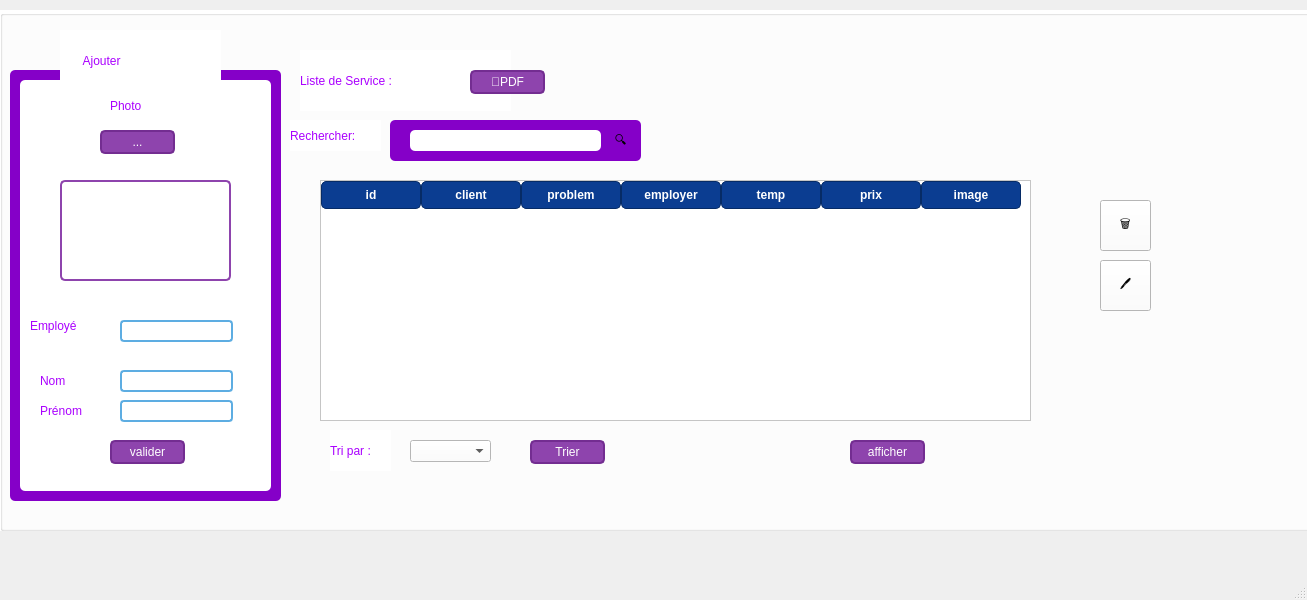
<?xml version="1.0" encoding="UTF-8"?>
<ui version="4.0">
 <class>gestionservice</class>
 <widget class="QMainWindow" name="gestionservice">
  <property name="geometry">
   <rect>
    <x>0</x>
    <y>0</y>
    <width>1307</width>
    <height>600</height>
   </rect>
  </property>
  <property name="windowTitle">
   <string>gestionservice</string>
  </property>
  <widget class="QWidget" name="centralwidget">
   <widget class="QGroupBox" name="groupBox">
    <property name="geometry">
     <rect>
      <x>0</x>
      <y>10</y>
      <width>1321</width>
      <height>521</height>
     </rect>
    </property>
    <property name="styleSheet">
     <string notr="true">background-color: rgb(255, 255, 255);</string>
    </property>
    <property name="title">
     <string/>
    </property>
    <widget class="QComboBox" name="trc">
     <property name="geometry">
      <rect>
       <x>410</x>
       <y>430</y>
       <width>81</width>
       <height>22</height>
      </rect>
     </property>
     <item>
      <property name="text">
       <string/>
      </property>
     </item>
     <item>
      <property name="text">
       <string>A-Z</string>
      </property>
     </item>
     <item>
      <property name="text">
       <string>temp</string>
      </property>
     </item>
     <item>
      <property name="text">
       <string>prix</string>
      </property>
     </item>
    </widget>
    <widget class="QLabel" name="label_2">
     <property name="geometry">
      <rect>
       <x>300</x>
       <y>40</y>
       <width>211</width>
       <height>61</height>
      </rect>
     </property>
     <property name="styleSheet">
      <string notr="true">background-color: rgb(255, 255, 255);
font: 700 16pt &quot;Segoe UI&quot;;
color: rgb(170, 0, 255);</string>
     </property>
     <property name="text">
      <string>Liste de Service :</string>
     </property>
    </widget>
    <widget class="QPushButton" name="pdf">
     <property name="geometry">
      <rect>
       <x>470</x>
       <y>60</y>
       <width>75</width>
       <height>24</height>
      </rect>
     </property>
     <property name="styleSheet">
      <string notr="true">QPushButton {
    background-color: #8e44ad;  /* purple background */
    color: white;               /* white text */
    border: 2px solid #732d91;  /* darker purple border */
    border-radius: 5px;         /* rounded corners */
}
</string>
     </property>
     <property name="text">
      <string>📄PDF</string>
     </property>
    </widget>
    <widget class="QFrame" name="frame_3">
     <property name="geometry">
      <rect>
       <x>390</x>
       <y>110</y>
       <width>251</width>
       <height>41</height>
      </rect>
     </property>
     <property name="styleSheet">
      <string notr="true">background-color: rgb(133, 0, 200);
border-radius: 5px;  </string>
     </property>
     <property name="frameShape">
      <enum>QFrame::Shape::StyledPanel</enum>
     </property>
     <property name="frameShadow">
      <enum>QFrame::Shadow::Raised</enum>
     </property>
     <widget class="QLineEdit" name="rel">
      <property name="geometry">
       <rect>
        <x>20</x>
        <y>10</y>
        <width>191</width>
        <height>21</height>
       </rect>
      </property>
      <property name="toolTip">
       <string>&lt;html&gt;&lt;head/&gt;&lt;body&gt;&lt;p&gt;rel&lt;/p&gt;&lt;/body&gt;&lt;/html&gt;</string>
      </property>
      <property name="styleSheet">
       <string notr="true">background-color: rgb(255, 255, 255);</string>
      </property>
     </widget>
     <widget class="QToolButton" name="re">
      <property name="geometry">
       <rect>
        <x>220</x>
        <y>10</y>
        <width>22</width>
        <height>22</height>
       </rect>
      </property>
      <property name="text">
       <string>🔍</string>
      </property>
     </widget>
    </widget>
    <widget class="QLabel" name="label_3">
     <property name="geometry">
      <rect>
       <x>330</x>
       <y>420</y>
       <width>61</width>
       <height>41</height>
      </rect>
     </property>
     <property name="styleSheet">
      <string notr="true">background-color: rgb(255, 255, 255);
font: 700 10pt &quot;Segoe UI&quot;;
color: rgb(170, 0, 255);</string>
     </property>
     <property name="text">
      <string>Tri par :</string>
     </property>
    </widget>
    <widget class="QLabel" name="label_9">
     <property name="geometry">
      <rect>
       <x>290</x>
       <y>110</y>
       <width>91</width>
       <height>31</height>
      </rect>
     </property>
     <property name="styleSheet">
      <string notr="true">background-color: rgb(255, 255, 255);
font: 700 12pt &quot;Segoe UI&quot;;
color: rgb(170, 0, 255);</string>
     </property>
     <property name="text">
      <string>Rechercher:</string>
     </property>
    </widget>
    <widget class="QToolButton" name="s1">
     <property name="geometry">
      <rect>
       <x>1100</x>
       <y>190</y>
       <width>51</width>
       <height>51</height>
      </rect>
     </property>
     <property name="text">
      <string>🗑️</string>
     </property>
    </widget>
    <widget class="QFrame" name="frame">
     <property name="geometry">
      <rect>
       <x>10</x>
       <y>60</y>
       <width>271</width>
       <height>431</height>
      </rect>
     </property>
     <property name="styleSheet">
      <string notr="true">background-color: rgb(133, 0, 200);
border-radius: 5px;  </string>
     </property>
     <property name="frameShape">
      <enum>QFrame::Shape::StyledPanel</enum>
     </property>
     <property name="frameShadow">
      <enum>QFrame::Shadow::Raised</enum>
     </property>
     <widget class="QFrame" name="frame_2">
      <property name="geometry">
       <rect>
        <x>10</x>
        <y>10</y>
        <width>251</width>
        <height>411</height>
       </rect>
      </property>
      <property name="styleSheet">
       <string notr="true">background-color: rgb(255, 255, 255);</string>
      </property>
      <property name="frameShape">
       <enum>QFrame::Shape::StyledPanel</enum>
      </property>
      <property name="frameShadow">
       <enum>QFrame::Shadow::Raised</enum>
      </property>
      <widget class="QLabel" name="label_4">
       <property name="geometry">
        <rect>
         <x>90</x>
         <y>10</y>
         <width>71</width>
         <height>31</height>
        </rect>
       </property>
       <property name="styleSheet">
        <string notr="true">background-color: rgb(255, 255, 255);
font: 700 12pt &quot;Segoe UI&quot;;
color: rgb(170, 0, 255);</string>
       </property>
       <property name="text">
        <string>Photo</string>
       </property>
      </widget>
      <widget class="QPushButton" name="add">
       <property name="geometry">
        <rect>
         <x>80</x>
         <y>50</y>
         <width>75</width>
         <height>24</height>
        </rect>
       </property>
       <property name="styleSheet">
        <string notr="true">QPushButton {
    background-color: #8e44ad;  /* purple background */
    color: white;               /* white text */
    border: 2px solid #732d91;  /* darker purple border */
    border-radius: 5px;         /* rounded corners */
}
</string>
       </property>
       <property name="text">
        <string>...</string>
       </property>
      </widget>
      <widget class="QLabel" name="label_6">
       <property name="geometry">
        <rect>
         <x>10</x>
         <y>230</y>
         <width>81</width>
         <height>31</height>
        </rect>
       </property>
       <property name="styleSheet">
        <string notr="true">background-color: rgb(255, 255, 255);
font: 700 12pt &quot;Segoe UI&quot;;
color: rgb(170, 0, 255);</string>
       </property>
       <property name="text">
        <string>Employé</string>
       </property>
      </widget>
      <widget class="QLabel" name="label_7">
       <property name="geometry">
        <rect>
         <x>20</x>
         <y>290</y>
         <width>71</width>
         <height>21</height>
        </rect>
       </property>
       <property name="styleSheet">
        <string notr="true">background-color: rgb(255, 255, 255);
font: 700 12pt &quot;Segoe UI&quot;;
color: rgb(170, 0, 255);</string>
       </property>
       <property name="text">
        <string>Nom</string>
       </property>
      </widget>
      <widget class="QLabel" name="label_8">
       <property name="geometry">
        <rect>
         <x>20</x>
         <y>320</y>
         <width>71</width>
         <height>21</height>
        </rect>
       </property>
       <property name="styleSheet">
        <string notr="true">background-color: rgb(255, 255, 255);
font: 700 12pt &quot;Segoe UI&quot;;
color: rgb(170, 0, 255);</string>
       </property>
       <property name="text">
        <string>Prénom</string>
       </property>
      </widget>
      <widget class="QLineEdit" name="an">
       <property name="geometry">
        <rect>
         <x>100</x>
         <y>290</y>
         <width>113</width>
         <height>22</height>
        </rect>
       </property>
       <property name="styleSheet">
        <string notr="true">QLineEdit {
    border: 2px solid #5dade2;  
    border-radius: 4px;      
    padding: 2px;   
}
</string>
       </property>
      </widget>
      <widget class="QLineEdit" name="ap">
       <property name="geometry">
        <rect>
         <x>100</x>
         <y>320</y>
         <width>113</width>
         <height>22</height>
        </rect>
       </property>
       <property name="styleSheet">
        <string notr="true">QLineEdit {
    border: 2px solid #5dade2;  
    border-radius: 4px;      
    padding: 2px;   
}
</string>
       </property>
      </widget>
      <widget class="QPushButton" name="bp1">
       <property name="geometry">
        <rect>
         <x>90</x>
         <y>360</y>
         <width>75</width>
         <height>24</height>
        </rect>
       </property>
       <property name="styleSheet">
        <string notr="true">QPushButton {
    background-color: #8e44ad;  /* purple background */
    color: white;               /* white text */
    border: 2px solid #732d91;  /* darker purple border */
    border-radius: 5px;         /* rounded corners */
}
</string>
       </property>
       <property name="text">
        <string>valider</string>
       </property>
      </widget>
      <widget class="QLineEdit" name="emp">
       <property name="geometry">
        <rect>
         <x>100</x>
         <y>240</y>
         <width>113</width>
         <height>22</height>
        </rect>
       </property>
       <property name="styleSheet">
        <string notr="true">QLineEdit {
    border: 2px solid #5dade2;  
    border-radius: 4px;      
    padding: 2px;   
}
</string>
       </property>
      </widget>
      <widget class="QListWidget" name="img">
       <property name="geometry">
        <rect>
         <x>40</x>
         <y>100</y>
         <width>171</width>
         <height>101</height>
        </rect>
       </property>
       <property name="styleSheet">
        <string notr="true">    border: 2px solid #8e44ad;  /* purple border */
   border-radius: 5px;          /* optional rounded corners */</string>
       </property>
      </widget>
     </widget>
    </widget>
    <widget class="QToolButton" name="m1">
     <property name="geometry">
      <rect>
       <x>1100</x>
       <y>250</y>
       <width>51</width>
       <height>51</height>
      </rect>
     </property>
     <property name="text">
      <string>🖊️</string>
     </property>
    </widget>
    <widget class="QLabel" name="label">
     <property name="geometry">
      <rect>
       <x>60</x>
       <y>20</y>
       <width>161</width>
       <height>61</height>
      </rect>
     </property>
     <property name="styleSheet">
      <string notr="true">background-color: rgb(255, 255, 255);
font: 700 16pt &quot;Segoe UI&quot;;
color: rgb(170, 0, 255);</string>
     </property>
     <property name="text">
      <string>       Ajouter</string>
     </property>
    </widget>
    <widget class="QPushButton" name="trb">
     <property name="geometry">
      <rect>
       <x>530</x>
       <y>430</y>
       <width>75</width>
       <height>24</height>
      </rect>
     </property>
     <property name="styleSheet">
      <string notr="true">QPushButton {
    background-color: #8e44ad;  /* purple background */
    color: white;               /* white text */
    border: 2px solid #732d91;  /* darker purple border */
    border-radius: 5px;         /* rounded corners */
}
</string>
     </property>
     <property name="text">
      <string>Trier</string>
     </property>
    </widget>
    <widget class="QTableWidget" name="tw">
     <property name="geometry">
      <rect>
       <x>320</x>
       <y>170</y>
       <width>711</width>
       <height>241</height>
      </rect>
     </property>
     <property name="styleSheet">
      <string notr="true">QHeaderView::section {
    background-color: #0b3d91;  /* dark blue */
    color: white;               /* white text */
    font-weight: bold;          /* make header text stand out */
    border: 1px solid #062b66;  /* darker border for contrast */
    padding: 4px;               /* a bit of spacing */
    border-radius: 5px;  
}</string>
     </property>
     <column>
      <property name="text">
       <string>id</string>
      </property>
     </column>
     <column>
      <property name="text">
       <string>client</string>
      </property>
     </column>
     <column>
      <property name="text">
       <string>problem</string>
      </property>
     </column>
     <column>
      <property name="text">
       <string>employer</string>
      </property>
     </column>
     <column>
      <property name="text">
       <string>temp</string>
      </property>
     </column>
     <column>
      <property name="text">
       <string>prix</string>
      </property>
     </column>
     <column>
      <property name="text">
       <string>image</string>
      </property>
     </column>
    </widget>
    <widget class="QPushButton" name="afficher">
     <property name="geometry">
      <rect>
       <x>850</x>
       <y>430</y>
       <width>75</width>
       <height>24</height>
      </rect>
     </property>
     <property name="styleSheet">
      <string notr="true">QPushButton {
    background-color: #8e44ad;  /* purple background */
    color: white;               /* white text */
    border: 2px solid #732d91;  /* darker purple border */
    border-radius: 5px;         /* rounded corners */
}
</string>
     </property>
     <property name="text">
      <string>afficher</string>
     </property>
    </widget>
   </widget>
  </widget>
  <widget class="QMenuBar" name="menubar">
   <property name="geometry">
    <rect>
     <x>0</x>
     <y>0</y>
     <width>1307</width>
     <height>22</height>
    </rect>
   </property>
  </widget>
  <widget class="QStatusBar" name="statusbar"/>
 </widget>
 <resources/>
 <connections/>
</ui>
